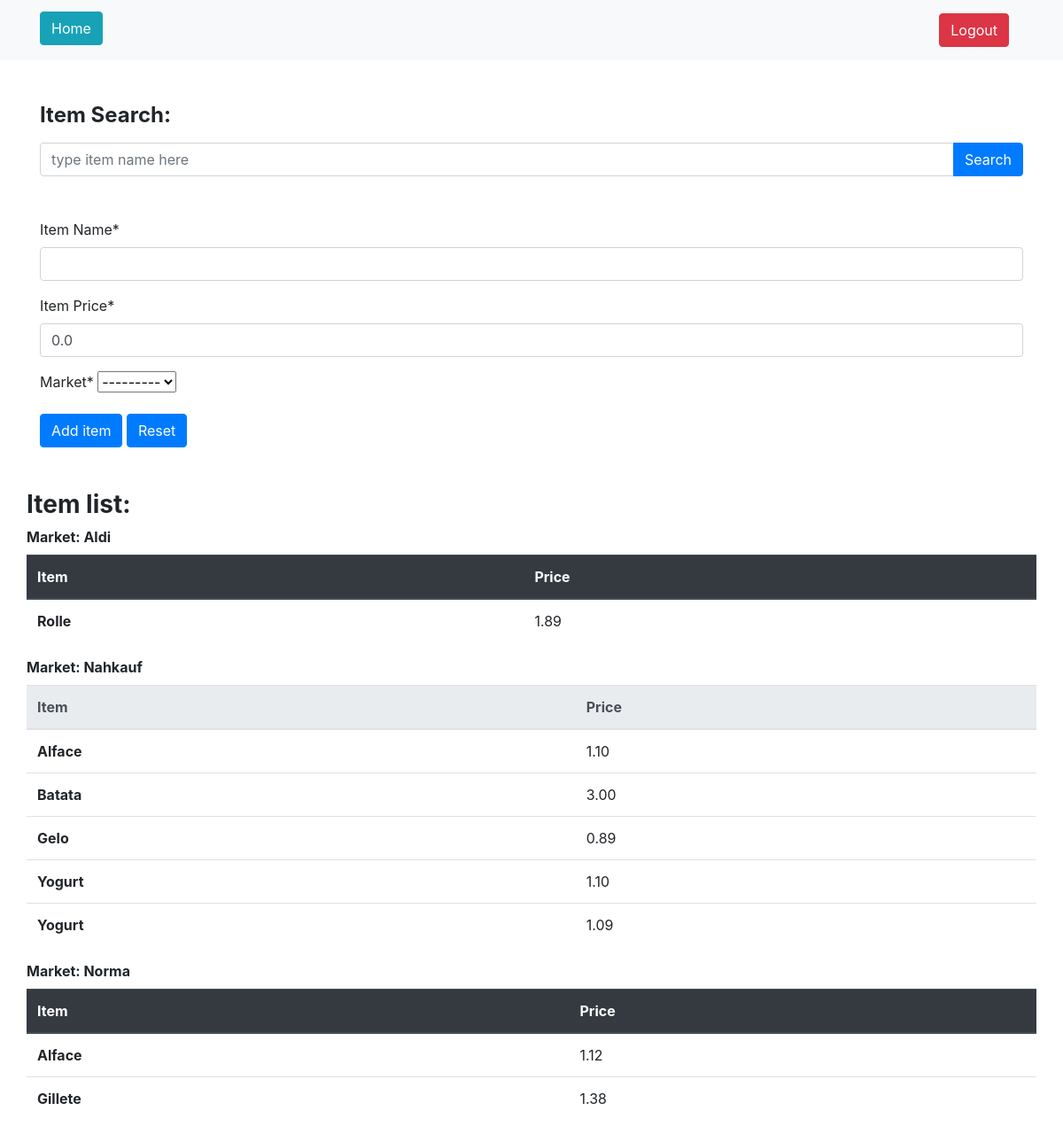
The app's page /createItem/ (signed in) with its own data.
### calculator/models.py (models this page shows, shortened)
class MarketCreatedModel(models.Model):
    name = models.CharField(max_length=100, null=True)
    distance = models.PositiveIntegerField(null=True)
    favorite = models.BooleanField(null=True, default= False)
    user_id = models.ForeignKey(User, null=True, on_delete=models.CASCADE)
    def __str__(self):
        return f'{self.name.title()}'

class ItemCreatedModel(models.Model):
    class Meta:
        ordering = ['market_id__user_id']
    name = models.CharField(max_length=100, null=True)
    price = models.DecimalField(
        max_digits=10,
        decimal_places=2,
        validators=[MinValueValidator(0.01)])
    market_id = models.ForeignKey(MarketCreatedModel, on_delete=models.CASCADE, related_name='items')

### calculator/views.py (the view, shortened to what this page needs)
# urls.py: path('createItem/', views.CreateItemView.as_view(), name='create_item'),
@method_decorator(login_required, name='dispatch')
class CreateItemView(View):
    template_name = 'itemCreation.html'
    form_class = CreateNewItemForm
    context = {}
    def get_context_data(self, **kwargs):
        try:
            qs = ItemCreatedModel.objects\
                .filter(market_id__user_id=self.request.user.id)\
                .select_related('market_id')
            list_of_markets = {i.market_id: i for i in qs}
        except IndexError:
            list_of_markets = {}
        self.context['list_of_markets'] = list_of_markets
        return self.context
    def get(self, request, *args, **kwargs):
        form = self.form_class(request.user, initial={'price': 0.00})
        context = self.get_context_data()
        context['form'] = form
        return render(request, self.template_name, context=context)

### calculator/forms.py
class CreateNewItemForm(forms.ModelForm):
    class Meta:
        model = ItemCreatedModel
        fields = ('name', 'price', 'market_id')
        labels = {
            'name': 'Item Name',
            'price': 'Item Price',
            'market_id': 'Market',
        }
    def __init__(self, user, *args, **kwargs):
        super(CreateNewItemForm, self).__init__(*args, **kwargs)
        self.fields['market_id'].queryset = MarketCreatedModel.objects.filter(
            user_id=user.id).order_by('name')
        self.fields['price'].widget.attrs['min'] = Decimal('0.00')

### calculator/templates/itemCreation.html (shortened to what this page needs)
{% extends "base.html" %}
{% load crispy_forms_tags %}
{% block content %}
    <div class="container mt-5">
        <label for="itemSearch">
            <h4>
                <strong>Item Search:</strong>
            </h4>
        </label>
        <div class="input-group">
            <input type="text"
                   class="form-control"
                   placeholder="type item name here"
                   aria-label="Item name to be searched on Item database"
                   aria-describedby="button-addon4">
            <div class="input-group-append" id="button-addon4">
                <button class="btn btn-primary" type="button">Search</button>
            </div>
        </div>
    </div>
    <div class="container mt-5">
        <div class="row">
            <div class="col-md-12">
                <form method="POST">
                    {{ form|crispy }}
                    <button class="btn btn-primary" type="submit" name='saveItem'>Add item</button>
                    <button class="btn btn-primary" type="submit" name='resetItem'>Reset</button>
                </form>
            </div>
        </div>
    </div>
    <div class="container mt-5">
        <div class="row">
            <h3>
                <strong>Item list:</strong>
            </h3>
    </div>
    <div class="row">
        {% for market in list_of_markets %}
            <table class="table">
                {% if not forloop.counter|divisibleby:2 %}
                    <thead class="thead-dark">
                {% else %}
                    <thead class="thead-light">
                {% endif %}
                        <label for="itemListMarket">
                            <strong>Market: {{ market.name|title }}</strong>
                        </label>
                        <tr>
                            <th scope="col">Item</th>
                            <th scope="col">Price</th>
                        </tr>
                    </thead>
                    <tbody>
                        {% for item in market.items.all|dictsort:"name" %}
                            <tr>
                                <th scope="row">{{ item.name|title }}</th>
                                <td>{{ item.price }}</td>
                            </tr>
                        {% endfor %}
                    </tbody>
                </table>
            {% endfor %}
        </div>
    {% endblock content %}

### records on screen
MarketCreatedModel: name "Aldi"
ItemCreatedModel: name "Rolle", price "1.89"
MarketCreatedModel: name "Nahkauf"
ItemCreatedModel: name "Alface", price "1.10"
ItemCreatedModel: name "Batata", price "3.00"
ItemCreatedModel: name "Gelo", price "0.89"
ItemCreatedModel: name "Yogurt", price "1.10"
ItemCreatedModel: name "Yogurt", price "1.09"
MarketCreatedModel: name "Norma"
ItemCreatedModel: name "Alface", price "1.12"
ItemCreatedModel: name "Gillete", price "1.38"
